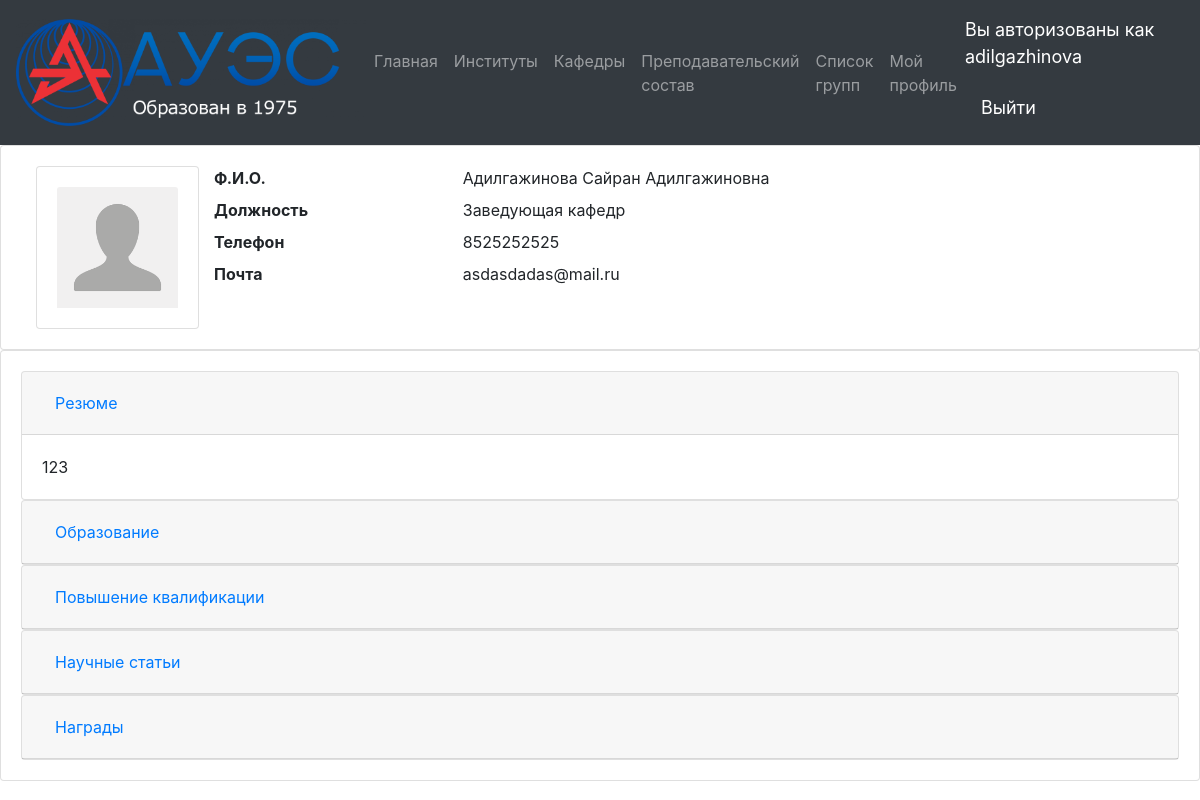
The app's page /instituts/department/pps/1 (signed in) with its own data.
### aues_portal/models.py (models this page shows, shortened)
class Teacher(models.Model):
	user = models.OneToOneField(User, verbose_name = "Пользовательская страница", null = True, blank = True, on_delete = models.SET_NULL, related_query_name = "user")
	department = models.ForeignKey(Department, verbose_name = "Кафедра", on_delete = models.CASCADE, related_query_name = "department")
	name = models.CharField("Имя", max_length = 20)
	surname = models.CharField("Фамилия", max_length = 20)
	patronymic = models.CharField("Отчество", max_length = 20)
	image = models.ImageField("Фотография", default = "Prof.png", blank = True, upload_to = "Teachers/")
	rezume = models.TextField("Резюме", blank = True)
	phone = models.CharField("Телефон", max_length = 12, blank = True)
	email = models.EmailField("Почта", max_length=254, blank = True)
	post = models.CharField("Занимаемая должность", max_length = 100, blank = True)
	education = models.TextField("Образование", blank = True)
	qualification_up = models.TextField("Повышение квалификации", blank = True)
	science_articles = models.TextField("Научные статьи", blank = True)
	аwards = models.TextField("Награды", blank = True)
	class Meta:
		verbose_name = "Преподаватель"
		verbose_name_plural = "Преподаватели"

### aues_portal/views.py (the view)
# urls.py: path('instituts/department/pps/<int:teach>', views.teacher, name = "teacher"),
def teacher(request, teach):
	teacher = Teacher.objects.get(id = teach)
	doc = Document.objects.filter(doc_name_id = teach)
	context = {'teacher':teacher,
	"doc":doc,
	}
	return render(request, 'html/teacher.html', context)

### aues_portal/templates/html/teacher.html (shortened to what this page needs)
{% extends 'html/main.html' %}
{% load static %}
{% block content %}
<div class="card">
  <div class="card-body">
	<div class="media">
	  <div class="col-sm-2">
		<div class="card">
		  <div class="card-body">
		    <img class="card-img-top" src="{{teacher.image.url}}">
		  </div>
		</div>
	  </div>
	  <div class="media-body">
		<dl class="row">
		  <dt class="col-sm-3">Ф.И.О.</dt>
		  <dd class="col-sm-9">{{teacher.surname}} {{teacher.name}} {{teacher.patronymic}}</dd>
		  <dt class="col-sm-3">Должность</dt>
		  <dd class="col-sm-9">{{teacher.post}}</dd>
		  <dt class="col-sm-3">Телефон</dt>
		  <dd class="col-sm-9">{{teacher.phone}}</dd>
		  <dt class="col-sm-3 text-truncate">Почта</dt>
		  <dd class="col-sm-9">{{teacher.email}}</dd>
		</dl>
	 </div>
	</div>
  </div>
</div>
<div class="card">
  <div class="card-body">
	<div id="accordion">
		{% if teacher.rezume != '' %}
			<div class="card">
			  <div class="card-header" id="headingOne">
			    <h5 class="mb-0">
			      <button class="btn btn-link" data-toggle="collapse" data-target="#collapseOne" aria-expanded="true" aria-controls="collapseOne">
			        Резюме
			      </button>
			    </h5>
			  </div>
			  <div id="collapseOne" class="collapse show" aria-labelledby="headingOne" data-parent="#accordion">
			    <div class="card-body">
			      {{teacher.rezume}}
			    </div>
			  </div>
			</div>
		{% endif %}
		{% if teacher.education != '' %}
		  <div class="card">
		    <div class="card-header" id="headingTwo">
		      <h5 class="mb-0">
		        <button class="btn btn-link collapsed" data-toggle="collapse" data-target="#collapseTwo" aria-expanded="false" aria-controls="collapseTwo">
		          Образование
		        </button>
		      </h5>
		    </div>
		  </div>
		{% endif %}
	  	{% if teacher.qualification_up != '' %}
		  <div class="card">
		    <div class="card-header" id="headingThree">
		      <h5 class="mb-0">
		        <button class="btn btn-link collapsed" data-toggle="collapse" data-target="#collapseThree" aria-expanded="false" aria-controls="collapseThree">
		          Повышение квалификации
		        </button>
		      </h5>
		    </div>
		  </div>
	  	{% endif %}
	  	{% if teacher.science_articles != '' %}
		  <div class="card">
		    <div class="card-header" id="headingFour">
		      <h5 class="mb-0">
		        <button class="btn btn-link collapsed" data-toggle="collapse" data-target="#collapseFour" aria-expanded="false" aria-controls="collapseFour">
		          Научные статьи
		        </button>
		      </h5>
		    </div>
		  </div>
	  	{% endif %}
	  	{% if teacher.аwards != '' %}
		  <div class="card">
		    <div class="card-header" id="headingFive">
		      <h5 class="mb-0">
		        <button class="btn btn-link collapsed" data-toggle="collapse" data-target="#collapseFive" aria-expanded="false" aria-controls="collapseFive">
		          Награды
		        </button>
		      </h5>
		    </div>
		  </div>
	  	{% endif %}
	</div>
  </div>
</div>
{% endblock %}

### aues_portal/templates/html/main.html (shortened to what this page needs)
{% load static %}
<!DOCTYPE html>
<html lang="ru">
<head>
	<link rel="stylesheet" type="text/css" href="{% static '/css/main.css' %}">
	<link rel="stylesheet" type="text/css" href="{% static '/css/bootstrap.css' %}">
</head>
<body>
  {% include 'html/navbar.html' %}
  {% block content %}
  {% endblock %}

### aues_portal/templates/html/navbar.html (shortened to what this page needs)
{% load static %}
<nav class="navbar navbar-expand-lg navbar-dark bg-dark">
  <img id="logo" src="{% static 'images/log.png' %}">
  <div class="collapse navbar-collapse" id="navbarSupportedContent">
    <ul class="navbar-nav mr-auto">
        <a class="nav-link" href="{% url 'home' %}">Главная</a>
        <a class="nav-link" href="{% url 'instituts' %}">Институты</a>
        <a class="nav-link" href="{% url 'departments' %}">Кафедры</a>
        <a class="nav-link" href="{% url 'teachers' %}">Преподавательский состав</a>
      {% if request.user.is_authenticated %}
          <a class="nav-link" href="{% url 'groups' %}">Список групп</a>
      {% endif %}
      {% if request.user.is_authenticated %}
          <a class="nav-link" href="{% url 'user' %}">Мой профиль</a>
      {% endif %}
    </ul>
    <span class="form-inline my-2 my-lg-0">
      {% if request.user.is_authenticated %}
        <span id = "hellow-msg" class="navbar-text mr-sm-2">Вы авторизованы как {{request.user}}</span>
        <span id = "hellow-msg" class="navbar-text my-2 my-sm-0"><a class="nav-link" href="{% url 'logout' %}">Выйти</a></span>
        {% else %}
        <span id = "hellow-msg" class="navbar-text mr-sm-2">Вы авторизованы как Гость</span>
        <span id = "hellow-msg" class="navbar-text my-2 my-sm-0"><a class="nav-link" href="{% url 'login' %}">Войти</a></span>
      {% endif %}
    </span>
  </div>
</nav>

### static/css/main.css (style rules this page uses)
#hellow-msg { font-size: 18px; color: #fff; }
#logo { max-width: 350px; }

### records on screen
Teacher: image (picture), surname "Адилгажинова", name "Сайран", patronymic "Адилгажиновна", post "Заведующая кафедр", phone "8525252525", email "asdasdadas@mail.ru", rezume "123"

### other values on screen
{{ request.user }} "adilgazhinova"
